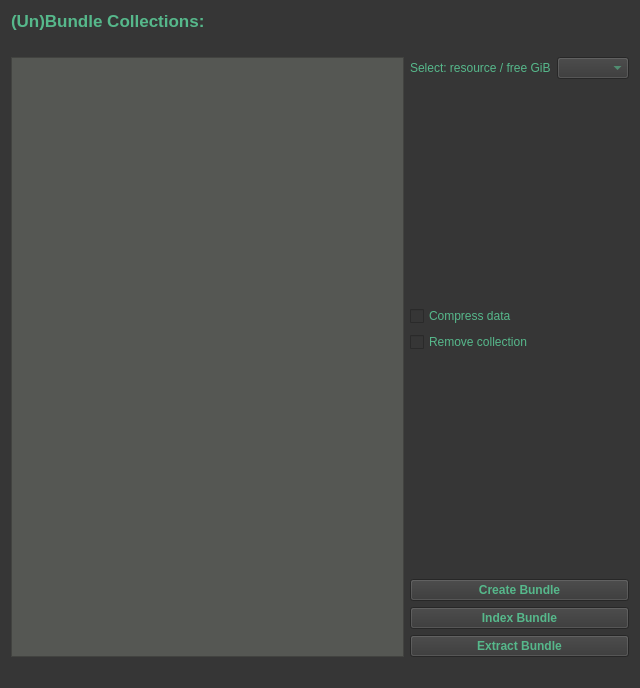
<?xml version="1.0" encoding="UTF-8"?>
<ui version="4.0">
 <class>Form</class>
 <widget class="QWidget" name="Form">
  <property name="geometry">
   <rect>
    <x>0</x>
    <y>0</y>
    <width>640</width>
    <height>502</height>
   </rect>
  </property>
  <property name="windowTitle">
   <string>Form</string>
  </property>
  <property name="styleSheet">
   <string notr="true">QWidget
{
 color: rgb(86, 184, 139);
 background-color: rgb(54, 54, 54);
 selection-background-color: rgb(58, 152, 112);
}

QTreeView
{
 background-color: rgb(85, 87, 83);
}

QLabel#statusLabel
{
 color: rgb(217, 174, 23);
}
</string>
  </property>
  <layout class="QVBoxLayout" name="verticalLayout_3">
   <item>
    <widget class="QLabel" name="label_2">
     <property name="font">
      <font>
       <pointsize>13</pointsize>
       <weight>75</weight>
       <bold>true</bold>
      </font>
     </property>
     <property name="text">
      <string>(Un)Bundle Collections:</string>
     </property>
    </widget>
   </item>
   <item>
    <spacer name="verticalSpacer_4">
     <property name="orientation">
      <enum>Qt::Vertical</enum>
     </property>
     <property name="sizeHint" stdset="0">
      <size>
       <width>20</width>
       <height>40</height>
      </size>
     </property>
    </spacer>
   </item>
   <item>
    <widget class="QLabel" name="irodsZoneLabel">
     <property name="text">
      <string/>
     </property>
    </widget>
   </item>
   <item>
    <layout class="QHBoxLayout" name="horizontalLayout">
     <item>
      <widget class="QTreeView" name="irodsFsTreeView">
       <property name="minimumSize">
        <size>
         <width>0</width>
         <height>600</height>
        </size>
       </property>
       <property name="editTriggers">
        <set>QAbstractItemView::NoEditTriggers</set>
       </property>
       <property name="selectionMode">
        <enum>QAbstractItemView::NoSelection</enum>
       </property>
      </widget>
     </item>
     <item>
      <layout class="QVBoxLayout" name="verticalLayout">
       <item>
        <layout class="QHBoxLayout" name="horizontalLayout_2">
         <item>
          <widget class="QLabel" name="label">
           <property name="text">
            <string>Select: resource / free GiB</string>
           </property>
          </widget>
         </item>
         <item>
          <widget class="QComboBox" name="resourceBox"/>
         </item>
        </layout>
       </item>
       <item>
        <spacer name="verticalSpacer_2">
         <property name="orientation">
          <enum>Qt::Vertical</enum>
         </property>
         <property name="sizeHint" stdset="0">
          <size>
           <width>20</width>
           <height>40</height>
          </size>
         </property>
        </spacer>
       </item>
       <item>
        <widget class="QCheckBox" name="compressCheckBox">
         <property name="text">
          <string>Compress data</string>
         </property>
        </widget>
       </item>
       <item>
        <widget class="QCheckBox" name="removeCheckBox">
         <property name="text">
          <string>Remove collection</string>
         </property>
        </widget>
       </item>
       <item>
        <spacer name="verticalSpacer">
         <property name="orientation">
          <enum>Qt::Vertical</enum>
         </property>
         <property name="sizeHint" stdset="0">
          <size>
           <width>20</width>
           <height>40</height>
          </size>
         </property>
        </spacer>
       </item>
       <item>
        <widget class="QPushButton" name="createButton">
         <property name="font">
          <font>
           <weight>75</weight>
           <bold>true</bold>
          </font>
         </property>
         <property name="text">
          <string>Create Bundle</string>
         </property>
        </widget>
       </item>
       <item>
        <widget class="QPushButton" name="indexButton">
         <property name="font">
          <font>
           <weight>75</weight>
           <bold>true</bold>
          </font>
         </property>
         <property name="text">
          <string>Index Bundle</string>
         </property>
        </widget>
       </item>
       <item>
        <widget class="QPushButton" name="extractButton">
         <property name="font">
          <font>
           <weight>75</weight>
           <bold>true</bold>
          </font>
         </property>
         <property name="text">
          <string>Extract Bundle</string>
         </property>
        </widget>
       </item>
      </layout>
     </item>
    </layout>
   </item>
   <item>
    <spacer name="verticalSpacer_3">
     <property name="orientation">
      <enum>Qt::Vertical</enum>
     </property>
     <property name="sizeHint" stdset="0">
      <size>
       <width>20</width>
       <height>40</height>
      </size>
     </property>
    </spacer>
   </item>
   <item>
    <widget class="QLabel" name="statusLabel">
     <property name="styleSheet">
      <string notr="true"/>
     </property>
     <property name="text">
      <string/>
     </property>
    </widget>
   </item>
  </layout>
 </widget>
 <resources/>
 <connections/>
</ui>
